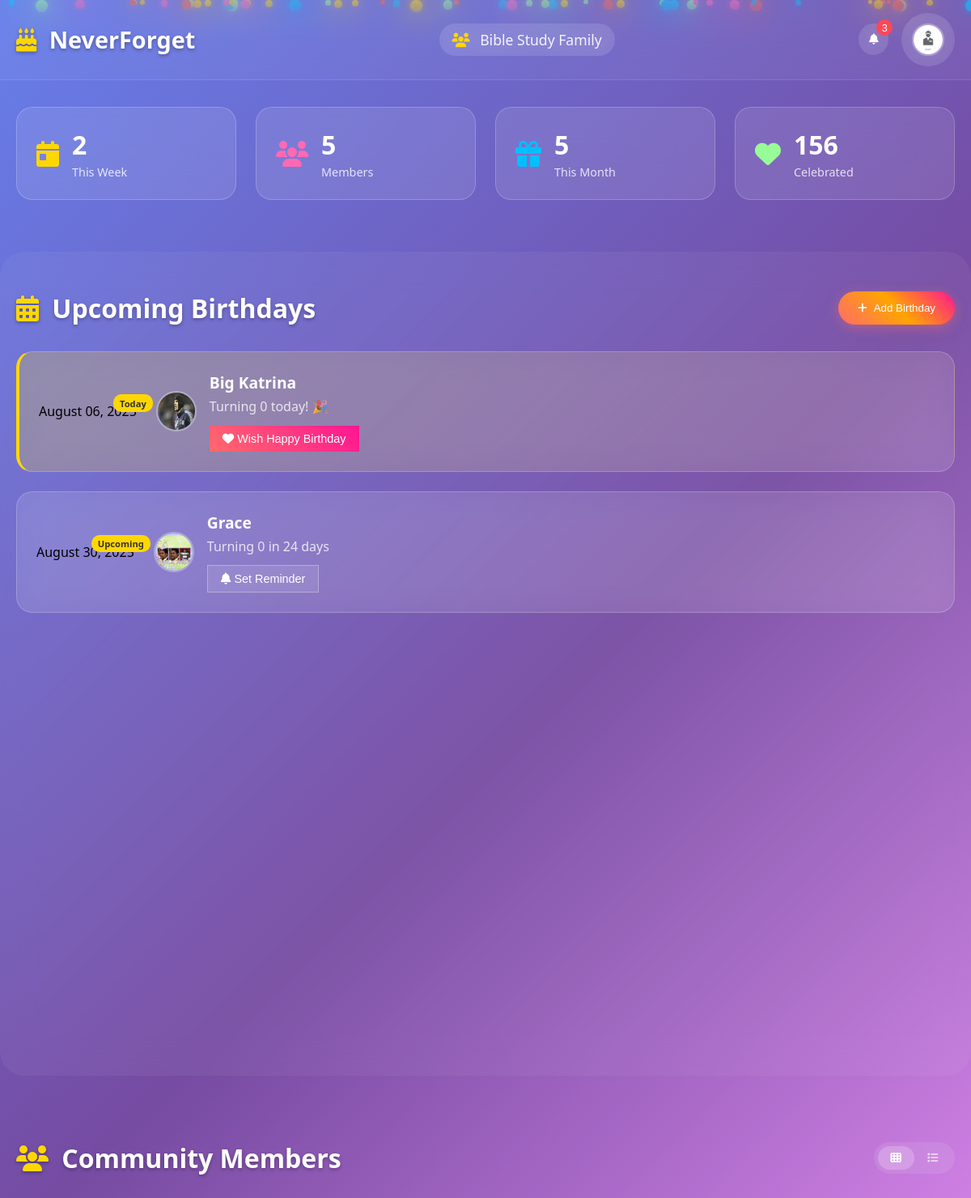
The app's page /home (signed in) with its own data.
### App/models.py (models this page shows, shortened)
class AdminProfile(models.Model):
    user = models.ForeignKey(User, on_delete=models.CASCADE , null=True)
    community_name = models.CharField(max_length=50, null=True)
    adminImage = models.ImageField(upload_to='Admin Images', null=True, blank=True)
    email = models.EmailField(max_length=254)
    phone_number = PhoneNumberField(region='NG')
    birthday = models.DateField(auto_now=False, auto_now_add=False, null=True)

class BirthdayInfo(models.Model):
    GENDER_CHOICES = (
        ('male', 'Male'),
        ('female', 'Female'),
    )
    TRAINING_LEVEL_CHOICES = (
        ('baptisimal', 'Baptisimal'),
        ('believers', 'Believers'),
        ('workers-in-training', 'Workers In Training'),
        ('completed', 'Completed'),
    )
    community_user_name = models.ForeignKey(User, on_delete=models.CASCADE , null=True)
    personName = models.CharField(max_length=50)
    personImage = models.ImageField(upload_to='Birthday Images', null=True, blank=True)
    birthDate = models.DateField(auto_now=False, auto_now_add=False)
    phoneNumber = models.CharField(max_length=15)
    email = models.EmailField(max_length=254)
    matric =  models.CharField(max_length=50)
    department =  models.CharField(max_length=50)
    level = models.IntegerField()
    gender = models.CharField(max_length=10, choices=GENDER_CHOICES, null=True)
    trainingLevel = models.CharField(max_length=50, choices=TRAINING_LEVEL_CHOICES, null=True)
    reminderDays = models.IntegerField(null=True)

### App/views.py (the view)
# urls.py: path('home', views.home, name='home'),
@login_required(login_url='login')
def home(request):
    user_obj = User.objects.get(username=request.user)
    adminProfile = AdminProfile.objects.get(user=user_obj)
    today = date.today()
    all_birthdays = BirthdayInfo.objects.filter(community_user_name=request.user)
    number_of_community_members = len(all_birthdays)
    todays_birthdays = []
    tomorrows_birthdays = []
    upcoming_birthdays = []
    for b in all_birthdays:
        if b.birthDate:
            bday_this_year = b.birthDate.replace(year=today.year)
            if bday_this_year < today:
                next_bday = bday_this_year.replace(year=today.year + 1)
            else:
                next_bday = bday_this_year
            days_until = (next_bday - today).days
            days_since = (today - bday_this_year).days if bday_this_year < today else None
            age_on_next_bday = calculate_age(b.birthDate, next_bday)
            b.days_until = days_until
            b.days_since = days_since
            b.age_on_next_bday = age_on_next_bday
            if days_until == 0:
                todays_birthdays.append(b)
            elif days_until == 1:
                tomorrows_birthdays.append(b)
            else:
                upcoming_birthdays.append(b)
    upcoming_birthdays.sort(key=lambda x: (x.days_until if x.days_until > 0 else 9999 + x.days_since))
    upcoming_birthdays = upcoming_birthdays[:10]
    context = {
        'todays_birthdays': todays_birthdays,
        'tomorrows_birthdays': tomorrows_birthdays,
        'upcoming_birthdays': upcoming_birthdays,
        'all_birthdays':all_birthdays,
        'number_of_community_members':number_of_community_members,
        'adminProfile':adminProfile
    }
    return render(request, 'home.html', context)

### App/views.py (called while the page is built)
def calculate_age(born, ref_date):
    return ref_date.year - born.year - ((ref_date.month, ref_date.day) < (born.month, born.day))

### templates/home.html (shortened to what this page needs)
{% load static %}
<html lang="en">
<head>
  <link rel="stylesheet" href="https://cdnjs.cloudflare.com/ajax/libs/font-awesome/6.4.0/css/all.min.css" />
  <link rel="stylesheet" href="{% static 'home.css' %}" />
  <link rel="stylesheet" href="{% static 'message.css' %}" />
</head>
<body>
  <div class="birthday-animation" id="particles"></div>
  <header>
    <nav class="container">
      <div class="logo">
        <i class="fas fa-birthday-cake"></i>
        NeverForget
      </div>
      <div class="nav-center">
        <span class="community-name">
          <i class="fas fa-users"></i>
          {{adminProfile.community_name}}
        </span>
      </div>
      <div class="nav-right">
        <button class="btn-icon" onclick="toggleNotifications()">
          <i class="fas fa-bell"></i>
          <span class="notification-badge">3</span>
        </button>
        <div class="user-menu">
          <button class="btn-icon profile-toggle" onclick="toggleProfileMenu()">
            <img src="{% static 'sta.jpg' %}" alt="Profile" class="profile-pic" />
          </button>
        </div>
      </div>
    </nav>
  </header>
  <main>
    <section class="stats-section">
      <div class="container">
        <div class="stats-grid">
          <div class="stat-card">
            <i class="fas fa-calendar-day"></i>
            <div class="stat-info">
              <h3>2</h3>
              <p>This Week</p>
            </div>
          </div>
          <div class="stat-card">
            <i class="fas fa-users"></i>
            <div class="stat-info">
              <h3>{{number_of_community_members}}</h3>
              <p>Members</p>
            </div>
          </div>
          <div class="stat-card">
            <i class="fas fa-gift"></i>
            <div class="stat-info">
              <h3>5</h3>
              <p>This Month</p>
            </div>
          </div>
          <div class="stat-card">
            <i class="fas fa-heart"></i>
            <div class="stat-info">
              <h3>156</h3>
              <p>Celebrated</p>
            </div>
          </div>
        </div>
      </div>
    </section>
    <section class="upcoming-section">
      <div class="container">
        <div class="section-header">
          <h2>
            <i class="fas fa-calendar-alt"></i>
            Upcoming Birthdays
          </h2>
          <button class="btn btn-primary" onclick="addBirthday()">
            <i class="fas fa-plus"></i>
            Add Birthday
          </button>
        </div>
        <div class="birthday-timeline">
          {% if todays_birthdays %}
          {% for b in todays_birthdays %}
          <div class="birthday-item today">
            <div class="birthday-date">
              <span class="badge">Today</span>
              <span class="full-date">{{ b.birthDate|date:"F d, Y" }}</span>
            </div>
            <div class="birthday-info">
              <div class="person-avatar">
                <img src="{{ b.personImage.url }}" alt="{{ b.personName }}" />
              </div>
              <div class="person-details">
                <h3 cl>{{ b.personName }}</h3>
                <p>Turning {{ b.age_on_next_bday }} today! 🎉</p>
                <div class="birthday-actions">
                  <button class="btn-small btn-celebrate">
                    <i class="fas fa-heart"></i>
                    Wish Happy Birthday
                  </button>
                </div>
              </div>
            </div>
          </div>
          {% endfor %}
          {% endif %}
          {% if upcoming_birthdays %}
          {% for b in upcoming_birthdays %}
          <div class="birthday-item">
            <div class="birthday-date">
              <span class="badge">Upcoming</span>
              <span class="full-date">{{ b.birthDate|date:"F d, Y" }}</span>
            </div>
            <div class="birthday-info">
              <div class="person-avatar">
                <img src="{{ b.personImage.url }}" alt="{{ b.personName }}" />
              </div>
              <div class="person-details">
                <h3>{{ b.personName }}</h3>
                <p>
                  Turning {{ b.age_on_next_bday }} in {{ b.days_until }} days
                </p>
                <div class="birthday-actions">
                  <button class="btn-small btn-remind">
                    <i class="fas fa-bell"></i>
                    Set Reminder
                  </button>
                </div>
              </div>
            </div>
          </div>
          {% endfor %}
          {% endif %}
        </div>
      </div>
    </section>
    <section class="members-section">
      <div class="container">
        <div class="section-header">
          <h2>
            <i class="fas fa-users"></i>
            Community Members
          </h2>
          <div class="view-toggle">
            <button class="toggle-btn active" data-view="grid">
              <i class="fas fa-th"></i>
            </button>
            <button class="toggle-btn" data-view="list">
              <i class="fas fa-list"></i>
            </button>
          </div>
        </div>
      </div>
    </section>
  </main>
</body>
</html>

### records on screen
AdminProfile: community_name "Bible Study Family"
BirthdayInfo: birthDate "August 06, 2025", personImage (picture), personName "Big Katrina", age_on_next_bday "0"
BirthdayInfo: birthDate "August 30, 2025", personImage (picture), personName "Grace", age_on_next_bday "0", days_until "24"

### other values on screen
{{ number_of_community_members }} "5"
